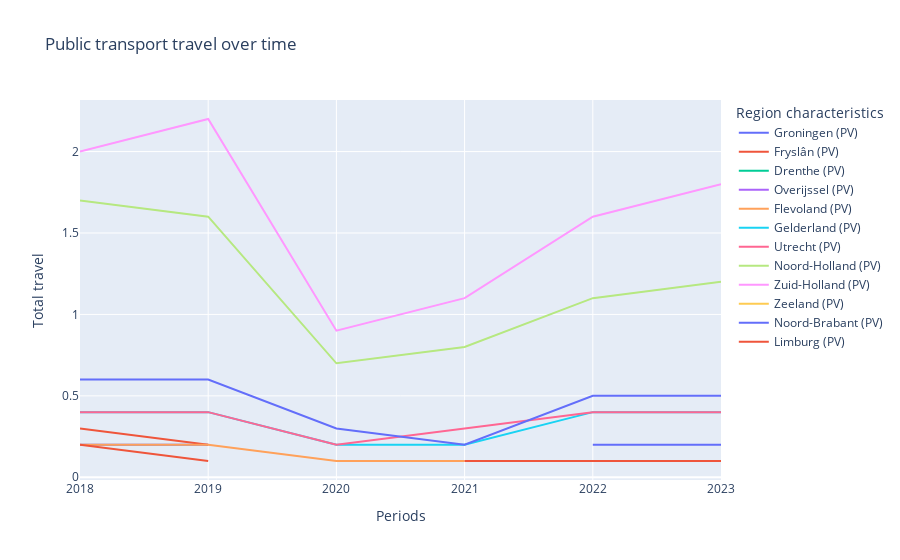

The cell this chart's notebook holds for it:
### Code cell
data_selected_bike = df_pres[(df_pres['Modes of travel'] == 'Bus/tram/metro') & (df_pres['Region characteristics'].isin(['Fryslân (PV)', 'Groningen (PV)', 'Drenthe (PV)', 'Overijssel (PV)', 'Flevoland (PV)', 'Gelderland (PV)', 'Utrecht (PV)', 'Noord-Holland (PV)', 'Zuid-Holland (PV)', 'Zeeland (PV)', 'Noord-Brabant (PV)', 'Limburg (PV)']))]

OV = px.line(
    data_selected_bike,
    x="Periods",
    y="Total travel",
    color="Region characteristics",      
    title="Public transport travel over time"
)

OV.show()

### Figure 1 — Plotly figure (JSON) as saved in the notebook; plotly's stock layout.template omitted (floating-point values rounded to 4 significant figures)
{"data": [{"hovertemplate": "Region characteristics=Groningen (PV)<br>Periods=%{x}<br>Total travel=%{y}<extra></extra>", "legendgroup": "Groningen (PV)", "line": {"color": "#636efa", "dash": "solid"}, "marker": {"symbol": "circle"}, "mode": "lines", "name": "Groningen (PV)", "orientation": "v", "showlegend": true, "type": "scatter", "x": [2018, 2019, 2020, 2021, 2022, 2023], "xaxis": "x", "y": [0.2, 0.2, null, null, 0.2, 0.2], "yaxis": "y"}, {"hovertemplate": "Region characteristics=Fryslân (PV)<br>Periods=%{x}<br>Total travel=%{y}<extra></extra>", "legendgroup": "Fryslân (PV)", "line": {"color": "#EF553B", "dash": "solid"}, "marker": {"symbol": "circle"}, "mode": "lines", "name": "Fryslân (PV)", "orientation": "v", "showlegend": true, "type": "scatter", "x": [2018, 2019, 2020, 2021, 2022, 2023], "xaxis": "x", "y": [0.3, 0.2, null, null, null, null], "yaxis": "y"}, {"hovertemplate": "Region characteristics=Drenthe (PV)<br>Periods=%{x}<br>Total travel=%{y}<extra></extra>", "legendgroup": "Drenthe (PV)", "line": {"color": "#00cc96", "dash": "solid"}, "marker": {"symbol": "circle"}, "mode": "lines", "name": "Drenthe (PV)", "orientation": "v", "showlegend": true, "type": "scatter", "x": [2018, 2019, 2020, 2021, 2022, 2023], "xaxis": "x", "y": [0.1, null, null, null, null, null], "yaxis": "y"}, {"hovertemplate": "Region characteristics=Overijssel (PV)<br>Periods=%{x}<br>Total travel=%{y}<extra></extra>", "legendgroup": "Overijssel (PV)", "line": {"color": "#ab63fa", "dash": "solid"}, "marker": {"symbol": "circle"}, "mode": "lines", "name": "Overijssel (PV)", "orientation": "v", "showlegend": true, "type": "scatter", "x": [2018, 2019, 2020, 2021, 2022, 2023], "xaxis": "x", "y": [0.1, null, null, null, 0.1, null], "yaxis": "y"}, {"hovertemplate": "Region characteristics=Flevoland (PV)<br>Periods=%{x}<br>Total travel=%{y}<extra></extra>", "legendgroup": "Flevoland (PV)", "line": {"color": "#FFA15A", "dash": "solid"}, "marker": {"symbol": "circle"}, "mode": "lines", "name": "Flevoland (PV)", "orientation": "v", "showlegend": true, "type": "scatter", "x": [2018, 2019, 2020, 2021, 2022, 2023], "xaxis": "x", "y": [0.2, 0.2, 0.1, 0.1, null, 0.1], "yaxis": "y"}, {"hovertemplate": "Region characteristics=Gelderland (PV)<br>Periods=%{x}<br>Total travel=%{y}<extra></extra>", "legendgroup": "Gelderland (PV)", "line": {"color": "#19d3f3", "dash": "solid"}, "marker": {"symbol": "circle"}, "mode": "lines", "name": "Gelderland (PV)", "orientation": "v", "showlegend": true, "type": "scatter", "x": [2018, 2019, 2020, 2021, 2022, 2023], "xaxis": "x", "y": [0.4, 0.4, 0.2, 0.2, 0.4, 0.4], "yaxis": "y"}, {"hovertemplate": "Region characteristics=Utrecht (PV)<br>Periods=%{x}<br>Total travel=%{y}<extra></extra>", "legendgroup": "Utrecht (PV)", "line": {"color": "#FF6692", "dash": "solid"}, "marker": {"symbol": "circle"}, "mode": "lines", "name": "Utrecht (PV)", "orientation": "v", "showlegend": true, "type": "scatter", "x": [2018, 2019, 2020, 2021, 2022, 2023], "xaxis": "x", "y": [0.4, 0.4, 0.2, 0.3, 0.4, 0.4], "yaxis": "y"}, {"hovertemplate": "Region characteristics=Noord-Holland (PV)<br>Periods=%{x}<br>Total travel=%{y}<extra></extra>", "legendgroup": "Noord-Holland (PV)", "line": {"color": "#B6E880", "dash": "solid"}, "marker": {"symbol": "circle"}, "mode": "lines", "name": "Noord-Holland (PV)", "orientation": "v", "showlegend": true, "type": "scatter", "x": [2018, 2019, 2020, 2021, 2022, 2023], "xaxis": "x", "y": [1.7, 1.6, 0.7, 0.8, 1.1, 1.2], "yaxis": "y"}, {"hovertemplate": "Region characteristics=Zuid-Holland (PV)<br>Periods=%{x}<br>Total travel=%{y}<extra></extra>", "legendgroup": "Zuid-Holland (PV)", "line": {"color": "#FF97FF", "dash": "solid"}, "marker": {"symbol": "circle"}, "mode": "lines", "name": "Zuid-Holland (PV)", "orientation": "v", "showlegend": true, "type": "scatter", "x": [2018, 2019, 2020, 2021, 2022, 2023], "xaxis": "x", "y": [2, 2.2, 0.9, 1.1, 1.6, 1.8], "yaxis": "y"}, {"hovertemplate": "Region characteristics=Zeeland (PV)<br>Periods=%{x}<br>Total travel=%{y}<extra></extra>", "legendgroup": "Zeeland (PV)", "line": {"color": "#FECB52", "dash": "solid"}, "marker": {"symbol": "circle"}, "mode": "lines", "name": "Zeeland (PV)", "orientation": "v", "showlegend": true, "type": "scatter", "x": [2018, 2019, 2020, 2021, 2022, 2023], "xaxis": "x", "y": [null, null, null, null, null, null], "yaxis": "y"}, {"hovertemplate": "Region characteristics=Noord-Brabant (PV)<br>Periods=%{x}<br>Total travel=%{y}<extra></extra>", "legendgroup": "Noord-Brabant (PV)", "line": {"color": "#636efa", "dash": "solid"}, "marker": {"symbol": "circle"}, "mode": "lines", "name": "Noord-Brabant (PV)", "orientation": "v", "showlegend": true, "type": "scatter", "x": [2018, 2019, 2020, 2021, 2022, 2023], "xaxis": "x", "y": [0.6, 0.6, 0.3, 0.2, 0.5, 0.5], "yaxis": "y"}, {"hovertemplate": "Region characteristics=Limburg (PV)<br>Periods=%{x}<br>Total travel=%{y}<extra></extra>", "legendgroup": "Limburg (PV)", "line": {"color": "#EF553B", "dash": "solid"}, "marker": {"symbol": "circle"}, "mode": "lines", "name": "Limburg (PV)", "orientation": "v", "showlegend": true, "type": "scatter", "x": [2018, 2019, 2020, 2021, 2022, 2023], "xaxis": "x", "y": [0.2, 0.1, null, 0.1, 0.1, 0.1], "yaxis": "y"}], "layout": {"legend": {"title": {"text": "Region characteristics"}, "tracegroupgap": 0}, "title": {"text": "Public transport travel over time"}, "xaxis": {"anchor": "y", "domain": [0, 1], "title": {"text": "Periods"}}, "yaxis": {"anchor": "x", "domain": [0, 1], "title": {"text": "Total travel"}}}}
